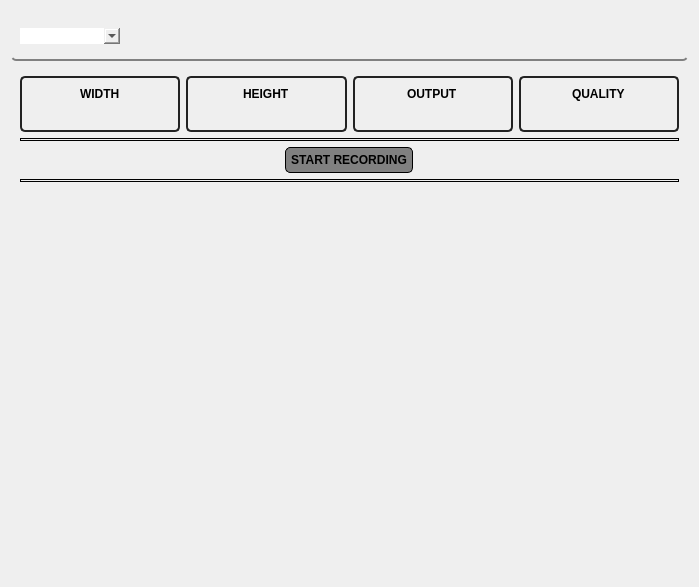
<?xml version="1.0" encoding="UTF-8"?>
<ui version="4.0">
 <class>Form</class>
 <widget class="QWidget" name="Form">
  <property name="geometry">
   <rect>
    <x>0</x>
    <y>0</y>
    <width>699</width>
    <height>587</height>
   </rect>
  </property>
  <property name="maximumSize">
   <size>
    <width>16777215</width>
    <height>16777215</height>
   </size>
  </property>
  <property name="windowTitle">
   <string>Form</string>
  </property>
  <property name="styleSheet">
   <string notr="true">border:none</string>
  </property>
  <layout class="QVBoxLayout" name="verticalLayout">
   <item alignment="Qt::AlignTop">
    <widget class="QGroupBox" name="groupBox">
     <property name="minimumSize">
      <size>
       <width>0</width>
       <height>50</height>
      </size>
     </property>
     <property name="maximumSize">
      <size>
       <width>16777215</width>
       <height>50</height>
      </size>
     </property>
     <property name="styleSheet">
      <string notr="true"> QGroupBox {
 background-color: qlineargradient(x1: 0, y1: 0, x2: 0, y2: 1,
                                   stop: 0 #edb514, stop: 1 #ea4000);
 border-bottom: 2px solid gray;
 border-radius: 5px;
 margin-top: 0; /* leave space at the top for the title */
}</string>
     </property>
     <property name="title">
      <string/>
     </property>
     <layout class="QHBoxLayout" name="horizontalLayout">
      <item>
       <widget class="QComboBox" name="comboBox">
        <property name="minimumSize">
         <size>
          <width>100</width>
          <height>0</height>
         </size>
        </property>
        <property name="maximumSize">
         <size>
          <width>300</width>
          <height>16777215</height>
         </size>
        </property>
       </widget>
      </item>
      <item>
       <spacer name="horizontalSpacer">
        <property name="orientation">
         <enum>Qt::Horizontal</enum>
        </property>
        <property name="sizeHint" stdset="0">
         <size>
          <width>40</width>
          <height>20</height>
         </size>
        </property>
       </spacer>
      </item>
      <item>
       <widget class="QPushButton" name="settingsButtonUI">
        <property name="minimumSize">
         <size>
          <width>15</width>
          <height>15</height>
         </size>
        </property>
        <property name="maximumSize">
         <size>
          <width>40</width>
          <height>40</height>
         </size>
        </property>
        <property name="cursor">
         <cursorShape>PointingHandCursor</cursorShape>
        </property>
        <property name="autoFillBackground">
         <bool>false</bool>
        </property>
        <property name="styleSheet">
         <string notr="true">border: none;
background-color:none;</string>
        </property>
        <property name="text">
         <string/>
        </property>
        <property name="icon">
         <iconset>
          <normaloff>imgs/settings.png</normaloff>imgs/settings.png</iconset>
        </property>
       </widget>
      </item>
     </layout>
    </widget>
   </item>
   <item>
    <widget class="QScrollArea" name="scrollArea">
     <property name="widgetResizable">
      <bool>true</bool>
     </property>
     <widget class="QWidget" name="scrollAreaWidgetContents_2">
      <property name="geometry">
       <rect>
        <x>0</x>
        <y>0</y>
        <width>681</width>
        <height>513</height>
       </rect>
      </property>
      <layout class="QVBoxLayout" name="verticalLayout_2" stretch="0,0,0,0,1">
       <item>
        <layout class="QHBoxLayout" name="horizontalLayout_3">
         <property name="sizeConstraint">
          <enum>QLayout::SetMinimumSize</enum>
         </property>
         <item>
          <widget class="QGroupBox" name="widthGroupBoxUI">
           <property name="styleSheet">
            <string notr="true"> QGroupBox {
 	background-color: qlineargradient(
													x1: 0, y1: 0, x2: 0, y2: 1,
                                   			     stop: 0 #bbbbbb, stop: 1 #eeeeee);
 	border: 2px solid #222222;
 	border-radius: 5px;
 	margin-top: 0; /* leave space at the top for the title */
}

QGroupBox:title {
	top: 10px;
	left:10px;
}</string>
           </property>
           <layout class="QVBoxLayout" name="verticalLayout_7">
            <property name="sizeConstraint">
             <enum>QLayout::SetMinimumSize</enum>
            </property>
            <item alignment="Qt::AlignHCenter|Qt::AlignTop">
             <widget class="QLabel" name="label_2">
              <property name="maximumSize">
               <size>
                <width>16777215</width>
                <height>20</height>
               </size>
              </property>
              <property name="styleSheet">
               <string notr="true">font-weight: bold; </string>
              </property>
              <property name="text">
               <string>WIDTH</string>
              </property>
             </widget>
            </item>
            <item alignment="Qt::AlignHCenter|Qt::AlignTop">
             <widget class="QLabel" name="widthLabelUI">
              <property name="maximumSize">
               <size>
                <width>16777215</width>
                <height>20</height>
               </size>
              </property>
              <property name="text">
               <string/>
              </property>
             </widget>
            </item>
           </layout>
          </widget>
         </item>
         <item>
          <widget class="QGroupBox" name="">
           <property name="styleSheet">
            <string notr="true"> QGroupBox {
 	background-color: qlineargradient(
													x1: 0, y1: 0, x2: 0, y2: 1,
                                   			     stop: 0 #bbbbbb, stop: 1 #eeeeee);
 	border: 2px solid #222222;
 	border-radius: 5px;
 	margin-top: 0; /* leave space at the top for the title */
}

QGroupBox:title {
	top: 10px;
	left:10px;
}</string>
           </property>
           <layout class="QVBoxLayout" name="verticalLayout_8">
            <property name="sizeConstraint">
             <enum>QLayout::SetMinimumSize</enum>
            </property>
            <item alignment="Qt::AlignHCenter|Qt::AlignTop">
             <widget class="QLabel" name="label">
              <property name="minimumSize">
               <size>
                <width>0</width>
                <height>0</height>
               </size>
              </property>
              <property name="maximumSize">
               <size>
                <width>16777215</width>
                <height>20</height>
               </size>
              </property>
              <property name="styleSheet">
               <string notr="true">font-weight: bold; </string>
              </property>
              <property name="text">
               <string>HEIGHT</string>
              </property>
             </widget>
            </item>
            <item alignment="Qt::AlignHCenter|Qt::AlignTop">
             <widget class="QLabel" name="heightLabelUI">
              <property name="maximumSize">
               <size>
                <width>16777215</width>
                <height>20</height>
               </size>
              </property>
              <property name="text">
               <string/>
              </property>
             </widget>
            </item>
           </layout>
          </widget>
         </item>
         <item>
          <widget class="QGroupBox" name="">
           <property name="styleSheet">
            <string notr="true"> QGroupBox {
 	background-color: qlineargradient(
													x1: 0, y1: 0, x2: 0, y2: 1,
                                   			     stop: 0 #bbbbbb, stop: 1 #eeeeee);
 	border: 2px solid #222222;
 	border-radius: 5px;
 	margin-top: 0; /* leave space at the top for the title */
}

QGroupBox:title {
	top: 10px;
	left:10px;
}</string>
           </property>
           <layout class="QVBoxLayout" name="verticalLayout_3">
            <property name="sizeConstraint">
             <enum>QLayout::SetMinimumSize</enum>
            </property>
            <item alignment="Qt::AlignHCenter|Qt::AlignTop">
             <widget class="QLabel" name="label_4">
              <property name="maximumSize">
               <size>
                <width>16777215</width>
                <height>20</height>
               </size>
              </property>
              <property name="styleSheet">
               <string notr="true">font-weight: bold; </string>
              </property>
              <property name="text">
               <string>OUTPUT</string>
              </property>
             </widget>
            </item>
            <item alignment="Qt::AlignHCenter|Qt::AlignTop">
             <widget class="QLabel" name="outputLabelUI">
              <property name="maximumSize">
               <size>
                <width>16777215</width>
                <height>20</height>
               </size>
              </property>
              <property name="text">
               <string/>
              </property>
             </widget>
            </item>
           </layout>
          </widget>
         </item>
         <item>
          <widget class="QGroupBox" name="qualityGroupBoxUI">
           <property name="styleSheet">
            <string notr="true"> QGroupBox {
 	background-color: qlineargradient(
													x1: 0, y1: 0, x2: 0, y2: 1,
                                   			     stop: 0 #bbbbbb, stop: 1 #eeeeee);
 	border: 2px solid #222222;
 	border-radius: 5px;
 	margin-top: 0; /* leave space at the top for the title */
}

QGroupBox:title {
	top: 10px;
	left:10px;
}</string>
           </property>
           <layout class="QVBoxLayout" name="verticalLayout_9">
            <property name="sizeConstraint">
             <enum>QLayout::SetMinimumSize</enum>
            </property>
            <item alignment="Qt::AlignHCenter|Qt::AlignTop">
             <widget class="QLabel" name="label_3">
              <property name="maximumSize">
               <size>
                <width>16777215</width>
                <height>20</height>
               </size>
              </property>
              <property name="styleSheet">
               <string notr="true">font-weight: bold; </string>
              </property>
              <property name="text">
               <string>QUALITY</string>
              </property>
             </widget>
            </item>
            <item alignment="Qt::AlignHCenter|Qt::AlignTop">
             <widget class="QLabel" name="qualityLabelUI">
              <property name="maximumSize">
               <size>
                <width>16777215</width>
                <height>20</height>
               </size>
              </property>
              <property name="text">
               <string/>
              </property>
             </widget>
            </item>
           </layout>
          </widget>
         </item>
        </layout>
       </item>
       <item>
        <widget class="Line" name="line_2">
         <property name="styleSheet">
          <string notr="true">border: 1px solid black;</string>
         </property>
         <property name="orientation">
          <enum>Qt::Horizontal</enum>
         </property>
        </widget>
       </item>
       <item>
        <layout class="QHBoxLayout" name="horizontalLayout_7">
         <item alignment="Qt::AlignHCenter">
          <widget class="QPushButton" name="recordButtonUI">
           <property name="cursor">
            <cursorShape>PointingHandCursor</cursorShape>
           </property>
           <property name="styleSheet">
            <string notr="true">font-weight: bold; border: 1px solid black;
border-radius: 5px;
padding: 5px;
background: gray;</string>
           </property>
           <property name="text">
            <string>START RECORDING</string>
           </property>
          </widget>
         </item>
        </layout>
       </item>
       <item>
        <widget class="Line" name="line_3">
         <property name="styleSheet">
          <string notr="true">border: 1px solid black;</string>
         </property>
         <property name="orientation">
          <enum>Qt::Horizontal</enum>
         </property>
        </widget>
       </item>
       <item>
        <widget class="QGroupBox" name="groupBox_2">
         <property name="title">
          <string/>
         </property>
         <layout class="QVBoxLayout" name="verticalLayout_4" stretch="0">
          <item>
           <widget class="QWidget" name="widgetUI" native="true">
            <property name="minimumSize">
             <size>
              <width>0</width>
              <height>50</height>
             </size>
            </property>
            <property name="sizeIncrement">
             <size>
              <width>0</width>
              <height>0</height>
             </size>
            </property>
           </widget>
          </item>
         </layout>
        </widget>
       </item>
      </layout>
     </widget>
    </widget>
   </item>
  </layout>
 </widget>
 <resources/>
 <connections/>
</ui>
